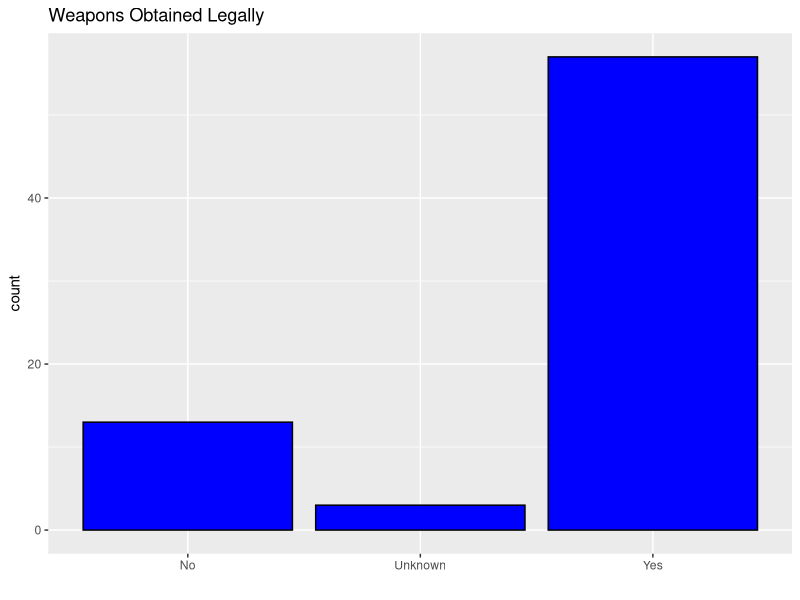
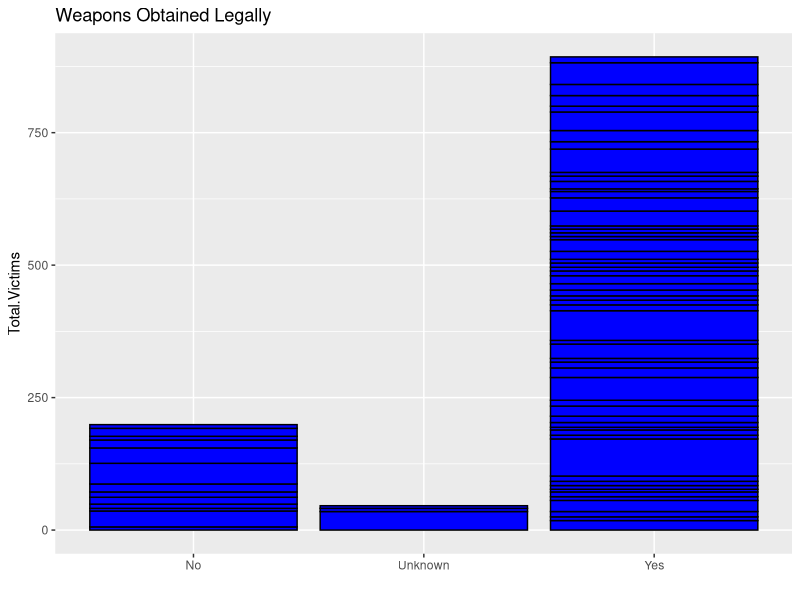
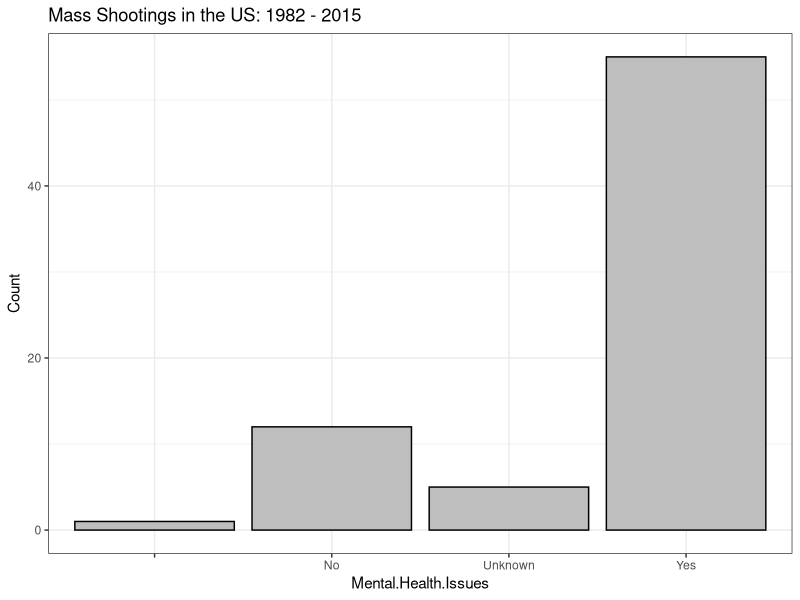

Reproduce these figures in R, in order. (Note: this script raises an error after producing the figures.)
library(ggplot2)
library(dplyr)
library(vcd)
library(gridExtra)


setwd("C:/Users/Matt/Dropbox/RClass/Data/data/MassShootings")

shootings <- read.csv("USMassShootings.csv",header=TRUE)

str(shootings)

#weapons obtained legally

ggplot(shootings,aes(Weapons.obtained.legally))+geom_bar(color='black', fill='blue')  +
  ggtitle("Weapons Obtained Legally") + xlab("")

#total victims by weapon legality

ggplot(shootings,aes(Weapons.obtained.legally,Total.Victims))+geom_bar(stat="identity",color='black', fill='blue')  +
  ggtitle("Weapons Obtained Legally") + xlab("")



#Total Victims Histogram

a = ggplot(shootings,aes(Total.Victims))+geom_histogram(binwidth=5)+theme_bw()  +
  ggtitle("Mass Shootings in the US: 1982 - 2015")

#Fatalities Histogram

b = ggplot(shootings,aes(Fatalities))+geom_histogram(binwidth=5)+theme_bw()  +
  ggtitle("Mass Shootings in the US: 1982 - 2015")

#Injured Histogram

inj.hist = ggplot(shootings,aes(Injured))+geom_histogram(binwidth=5)+theme_bw()  +
  ggtitle("Mass Shootings in the US: 1982 - 2015")

#Number of Events - Bar Chart

events.yr = ggplot(shootings,aes(Year))+geom_bar(fill="#ff9966",colour="black")+ ylab("Events") +
  ggtitle("Events")



#Victims by Year

vic.yr.hist = ggplot(shootings,aes(Year,Total.Victims))+
  stat_summary(fun.y=sum,geom="bar",colour="black",fill="#9999CC",show.legend = FALSE)+
  ggtitle(expression(atop("Victims",atop("(Injured + Fatalities)","")))) + labs(y="Victims")

vic.yr.hist2 = ggplot(shootings,aes(Year,Total.Victims))+
  stat_summary(fun.y=sum,geom="bar",colour="black",fill="#9999CC",show.legend = FALSE)+
  ggtitle("Victims") + labs(y="Victims")



#Fatalities by Year

fat.yr.hist = ggplot(shootings,aes(Year,Fatalities))+
  stat_summary(fun.y=sum,geom="bar",colour="black",fill="#66CC99",show.legend = FALSE) +scale_y_continuous(limits=c(0,80))+
  ggtitle("Killed") + ylab("Killed")

#Injured by Year

inj.yr.hist = ggplot(shootings,aes(Year,Injured))+
  stat_summary(fun.y=sum,geom="bar",colour="black",fill="#CC6666",show.legend = FALSE) +scale_y_continuous(limits=c(0,80))+
  ggtitle("Wounded")+ ylab("Wounded")

#Mental Health Issues (advanced warning) - Bar Chart

ggplot(shootings,aes(Mental.Health.Issues))+geom_bar(fill="grey",colour="black")+theme_bw() + ylab("Count") +
  ggtitle("Mass Shootings in the US: 1982 - 2015")


#Age Histogram

age.hist = ggplot(shootings,aes(Age))+geom_histogram(binwidth=5,fill="#3366ff",colour="black") + ylab("Number of Perpetrators") +
  ggtitle("Perpetrator Age")


shootings_m_r_a = shootings_m[,c("Age","Race")] #get a df with only race and age

ggplot(shootings_m_r_a,aes(Age,fill=Race)) +geom_histogram(binwidth=5,position='dodge',color='black')+
    ylab("Number of Perpetrators") + ggtitle("Perpetrators by Age and Race")

perp_race_age = ggplot(shootings_m_r_a,aes(Age,fill=Race)) +geom_histogram(binwidth=5,position='stack',color='black')+
  ylab("Number of Perpetrators") + ggtitle("Male Perpetrators by Age and Race")

#Age Density


ggplot(shootings_m[shootings_m$Race=='White',],aes(Age)) + 
  geom_histogram(aes(y=..density..),binwidt=5,fill='#FE2EF7',color='black')+
  geom_density(size = 1)+
  ggtitle("White Male Perpetrators")



#Density calculations binning males into 3 groups by ethnicity

#Carve out Men

shootings_m = shootings[shootings$Gender == 'Male',]  #create dataframe with only Males

#Add another column for the "fresh binning"


shootings_m$race_group = shootings_m$Race

#iterate through data and make only three bins: White, Black, and Other

for (i in 1:nrow(shootings_m)){
  if (shootings_m$Race[i] != "White" & shootings_m$Race[i] != "Black"){
     shootings_m$race_group[i] = "Other"
  } 
}

#Overlayed density plots White Black other
ggplot()+geom_density(aes(Age), colour = "red", data=shootings_m[shootings_m$race_group == 'White',])+
  geom_density(aes(Age), colour = "black", data=shootings_m[shootings_m$race_group == 'Black',])+
  geom_density(aes(Age), colour = "green", data=shootings_m[shootings_m$race_group == 'Other',])
 
qplot(data=shootings_m, x=Age,geom='density',color=race_group)+theme_bw()

ggtitle("White Male Perpetrators")


#Male/Female

sex.hist = ggplot(shootings,aes(Gender))+geom_bar(fill="#3366ff",colour="black")+ ylab("Number of Perpetrators") +
  ggtitle("Perpetrator Sex")

#Race

race.hist = ggplot(shootings,aes(Race))+geom_bar(fill="#3366ff",colour="black")+ ylab("Number of Perpetrators") +
  ggtitle("Perpetrator Ethnicity")+ theme(axis.text.x = element_text(angle = 30, hjust = 1))

#Prior Signs

ggplot(shootings,aes(PriorSignsMentalIllness))+geom_bar()+theme_bw() + ylab("Count") +
  ggtitle("Mass Shootings in the US: 1982 - 2015")

#Type

ggplot(shootings,aes(Type))+geom_bar(fill="grey",colour="black")+theme_bw() + ylab("Count") +
  ggtitle("Mass Shootings in the US: 1982 - 2015")

#age vs. victims

ggplot(shootings,aes(Age,Total.Victims))+ geom_point()




#TEST



ggplot(shootings,aes(x=Year,y= Fatalities))+geom_bar(stat="identity",fill="#66CC99",colour="black")+
  ggtitle("Fatalities")

ggplot(shootings,aes(x=Race,y= Age))+geom_point(stat="identity",fill="#66CC99",colour="black")+
  ggtitle(expression(atop("Perpetrators",atop("(Ethnicity and Age)",""))))

ggplot(shootings_m,aes(x=Age,y= Race))+geom_point(stat="identity",fill="#66CC99",colour="black")+
  ggtitle(expression(atop("Perpetrators",atop("(Ethnicity and Age)",""))))

ScatterHist(shootings_m,Age,Race)


summary(shootings)

grid.arrange(events.yr,vic.yr.hist2 , ncol=2, nrow=2) # Events and Total Victims Combined Chart

grid.arrange(inj.yr.hist,fat.yr.hist , ncol=2, nrow=2) # Injured and Fatalities Combined Chart

grid.arrange(age.hist,sex.hist , ncol=2, nrow=2) # Age Sex Combined Chart

grid.arrange(race.hist, ncol=2, nrow=2) # race Chart

grid.arrange(age.hist,perp_race_age, nrow=2) # Age and Age by Race

ggplot(shootings,aes(Year,Injured))+
  stat_summary(fun.y=sum,geom="bar",colour="black",fill="#CC6666",show.legend = FALSE)+
  ggtitle("Injured")

perp_race_age

#groupby race and age for total events

shootings_m_tbl = tbl_df(shootings_m)


by_race_age = group_by(shootings_m_tbl,Race,Age)
by_race_age
summarise(by_race_age, sum = sum(Total.Victims))

#Counts of events by State

shootings_tbl = tbl_df(shootings)
by_state = group_by(shootings_tbl,State)
by_state_incidents = summarise(by_state, incidents = n())
top_14_states=head(arrange(by_state_incidents,desc(incidents)),8)

top_states = ggplot(top_14_states,aes(x=reorder(State,-incidents),incidents))+
  geom_bar(colour="black",fill="#ff9966",stat="identity")+ 
  ylab("Incidents") +
  xlab("")+
  scale_y_continuous(limit = c(0, 15))+
  theme(axis.text.x = element_text(angle = 45, hjust = 1))+
  ggtitle("Incidents by State")


#Victim Count by State

shootings_tbl = tbl_df(shootings)
by_state = group_by(shootings_tbl,State)
by_state_victims = summarise(by_state, victims = sum(Total.Victims))
by_state_victims = arrange(by_state_victims,desc(victims))
top_9_states = head(by_state_victims,9)

top_victims = ggplot(top_9_states,aes(x=reorder(State,-victims),victims))+
  geom_bar(colour="black",fill="#ff9966",stat="identity")+ 
  ylab("Victims") +
  xlab("")+
  #scale_y_continuous(limit = c(0, 15))+
  theme(axis.text.x = element_text(angle = 45, hjust = 1))+
  ggtitle("Victims by State")

grid.arrange(top_states,top_victims, ncol=1, nrow=2)

levels = c(10,30,50,75)
labels = c("10-29","30-49","50-74")
shootings_m$Age_Group = cut(shootings_m$Age, levels, labels = labels)

#mosaic

#mosaic_df = shootings[,c("Race","Gender","Age_Group")]
mosaic_tbl = table(shootings_m$race_group,shootings_m$Age_Group) #just put column 1 and column 2 in other df
head(mosaic_df,5)
mosaic(mosaic_tbl, shade=TRUE, legend=TRUE)
mosaic(~Gender + Age_Group + Race,data=mosaic_df, shade=TRUE, legend=TRUE)
str(mosaic_df)

mosaic(with(shootings,table(Race,Gender)),shade=TRUE, legend=TRUE)
class(shootings_m$Age_Group)

mosaic(shootings_m$race_group~shootings_m$Age_Group,shade=TRUE, legend=TRUE)
